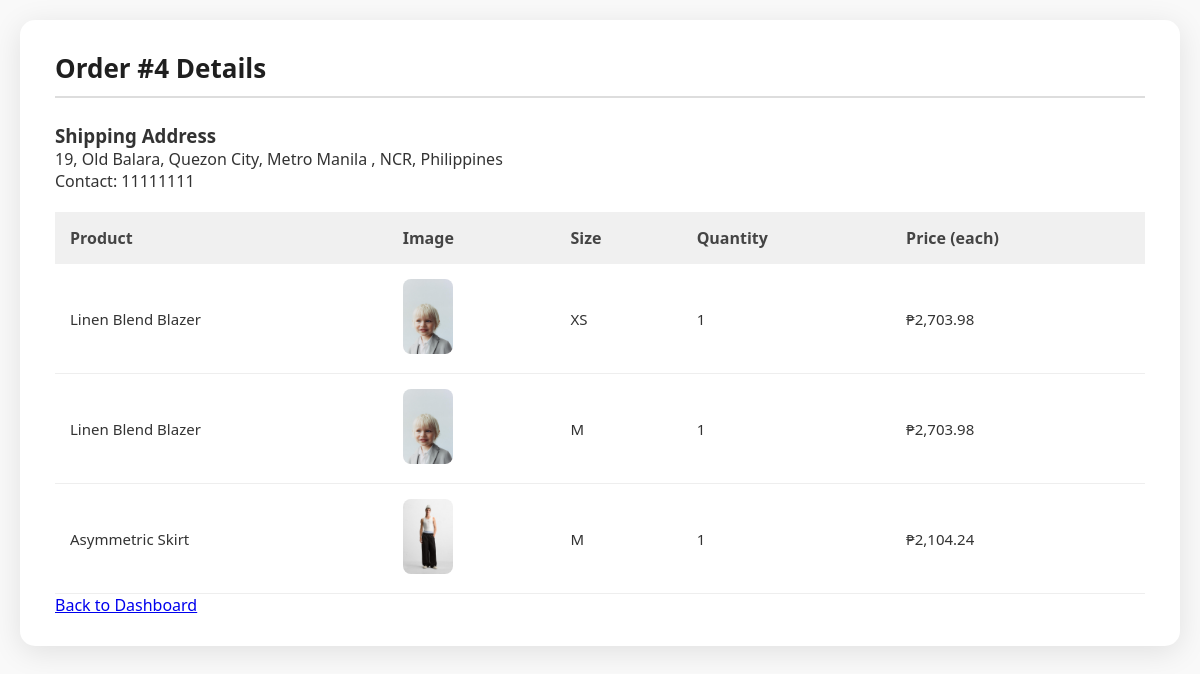
Before: /admin/view_order.php?id=4 with the older database file.
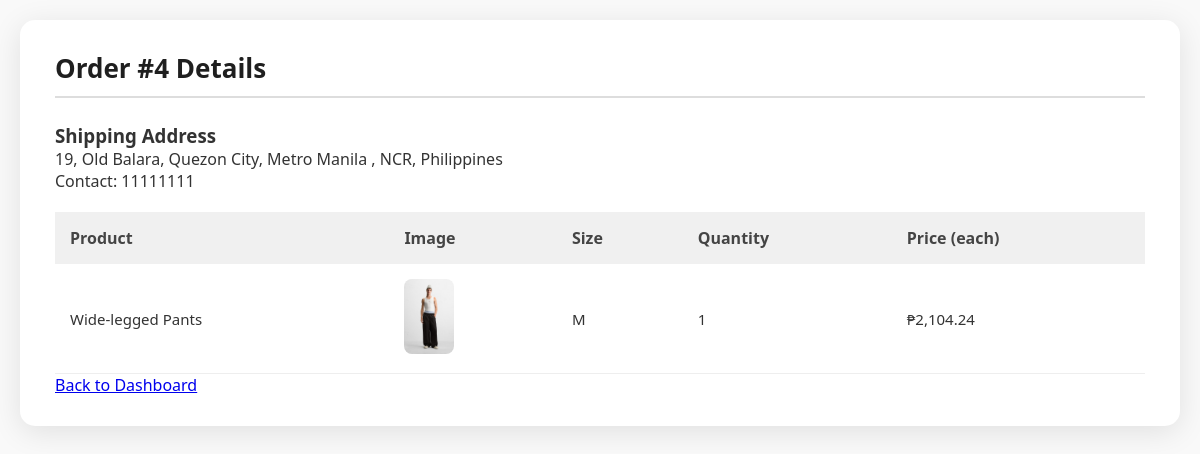
After: the same page with the newer database file.
### tables this page shows
CREATE TABLE `order_items` (
  `id` int(11) NOT NULL,
  `order_id` int(11) DEFAULT NULL,
  `product_code` varchar(20) DEFAULT NULL,
  `size` varchar(10) DEFAULT NULL,
  `quantity` int(11) DEFAULT NULL,
  `price` decimal(10,2) DEFAULT NULL
);

CREATE TABLE `products` (
  `product_code` varchar(20) NOT NULL,
  `name` varchar(255) NOT NULL,
  `description` text DEFAULT NULL,
  `price` decimal(10,2) NOT NULL,
  `category` enum('women','men','kids') NOT NULL,
  `image_url` varchar(255) NOT NULL
);

### admin/view_order.php (the view, shortened to what this page needs)
<?php
include("../includes/database.php");
$order_id = $_GET['id'] ?? null;
$stmt = $conn->prepare("SELECT * FROM orders WHERE id = ?");
$stmt->bind_param("i", $order_id);
$stmt->execute();
$order = $stmt->get_result()->fetch_assoc();
$stmt = $conn->prepare("SELECT oi.*, p.name, p.image_url
                        FROM order_items oi
                        JOIN products p ON oi.product_code = p.product_code
                        WHERE oi.order_id = ?");
$stmt->bind_param("i", $order_id);
$stmt->execute();
$items = $stmt->get_result()->fetch_all(MYSQLI_ASSOC);
$stmt = $conn->prepare("SELECT * FROM user_info WHERE id = ?");
$stmt->bind_param("i", $order['user_info_id']);
$stmt->execute();
$address = $stmt->get_result()->fetch_assoc();
?>
<!DOCTYPE html>
<html lang="en">
<head>
    <link rel="stylesheet" href="../assets/css/dashboard.css">
</head>
<body>
    <section class="card">
        <h2>Order #<?= $order['id'] ?> Details</h2>
        <h3>Shipping Address</h3>
        <?php if ($address): ?>
        <p><?= htmlspecialchars($address['street']) ?>, <?= htmlspecialchars($address['barangay']) ?>,
            <?= htmlspecialchars($address['city_municipality']) ?>, <?= htmlspecialchars($address['province']) ?>,
            <?= htmlspecialchars($address['region']) ?>, <?= htmlspecialchars($address['country']) ?><br>
            Contact: <?= htmlspecialchars($address['contact_number']) ?></p>
        <?php else: ?>
        <p>No address info.</p>
        <?php endif; ?>
        <table>
            <thead>
                <tr>
                    <th>Product</th>
                    <th>Image</th>
                    <th>Size</th>
                    <th>Quantity</th>
                    <th>Price (each)</th>
                </tr>
            </thead>
            <tbody>
                <?php foreach ($items as $item): ?>
                <tr>
                    <td><?= htmlspecialchars($item['name']) ?></td>
                    <td><img src="../<?= htmlspecialchars($item['image_url']) ?>"
                            alt="<?= htmlspecialchars($item['name']) ?>" width="50"></td>
                    <td><?= htmlspecialchars($item['size']) ?></td>
                    <td><?= $item['quantity'] ?></td>
                    <td>₱<?= number_format($item['price'], 2) ?></td>
                </tr>
                <?php endforeach; ?>
            </tbody>
        </table>
        <p><a href="dashboard.php">Back to Dashboard</a></p>
    </section>
</body>
</html>

Changed rows visible on the page:
removed order_items: product_code.name "Linen Blend Blazer", product_code.name (picture), size "XS", quantity "1", price "2,703.98"
removed order_items: product_code.name "Linen Blend Blazer", product_code.name (picture), size "M", quantity "1", price "2,703.98"
changed through a linked row, order_items: product_code.name "Asymmetric Skirt" → "Wide-legged Pants"
